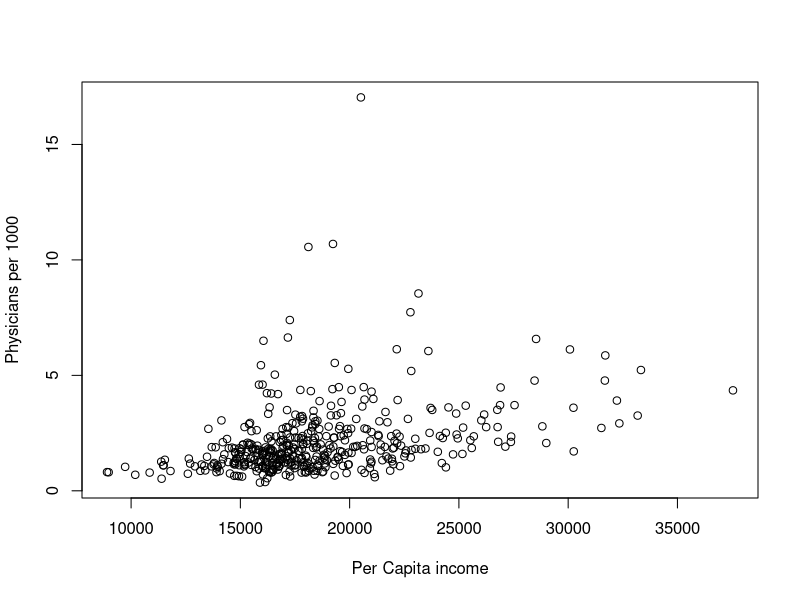
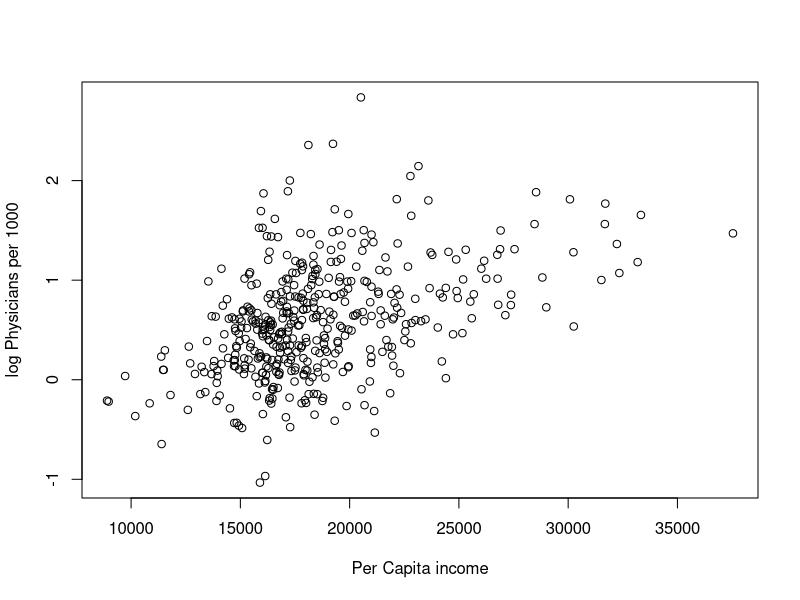
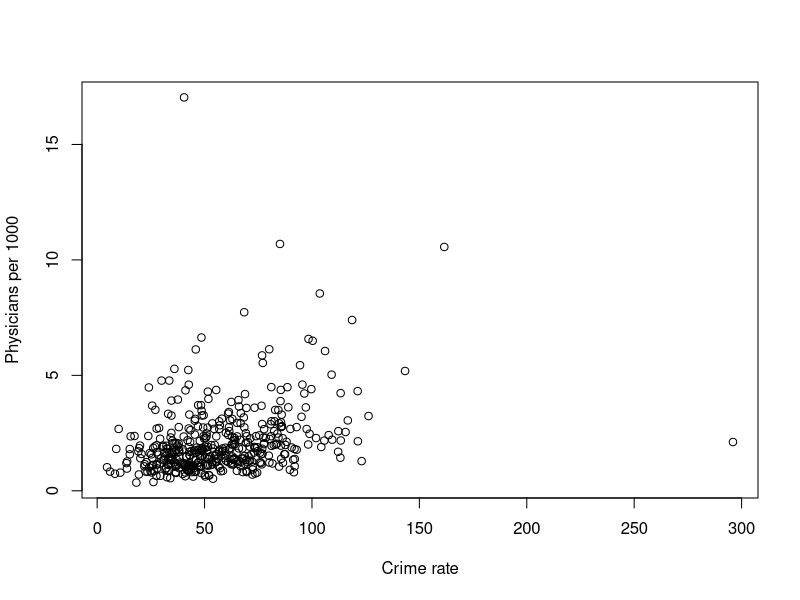
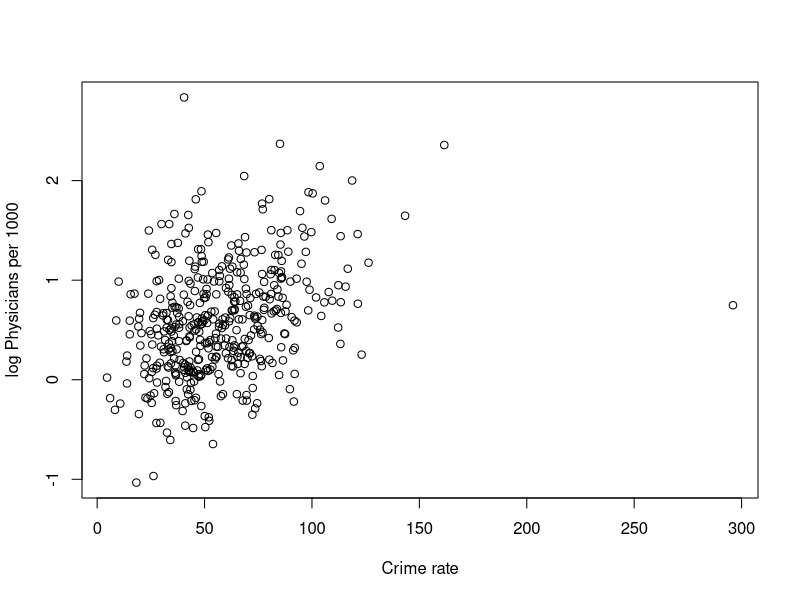
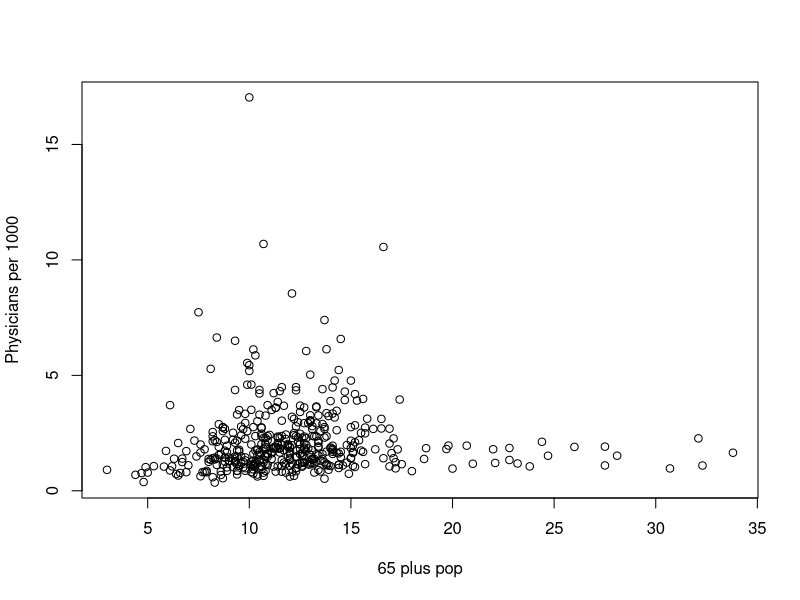
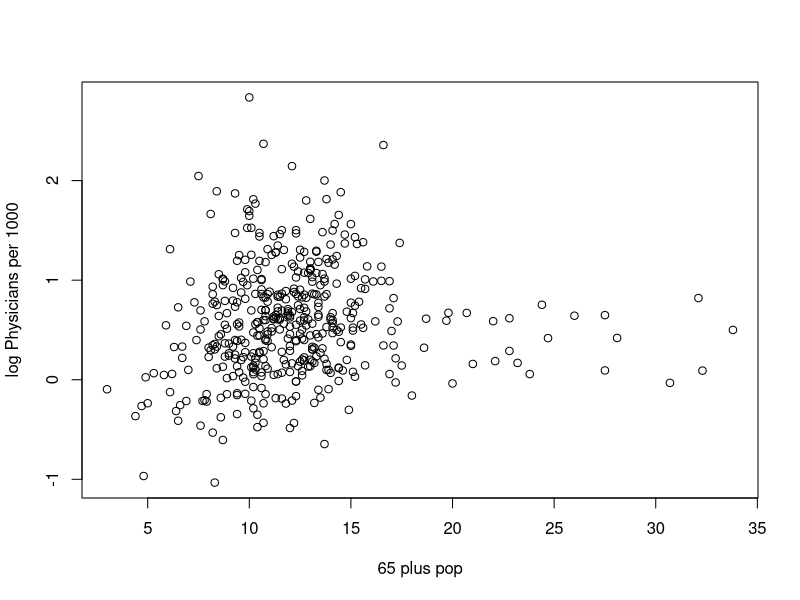
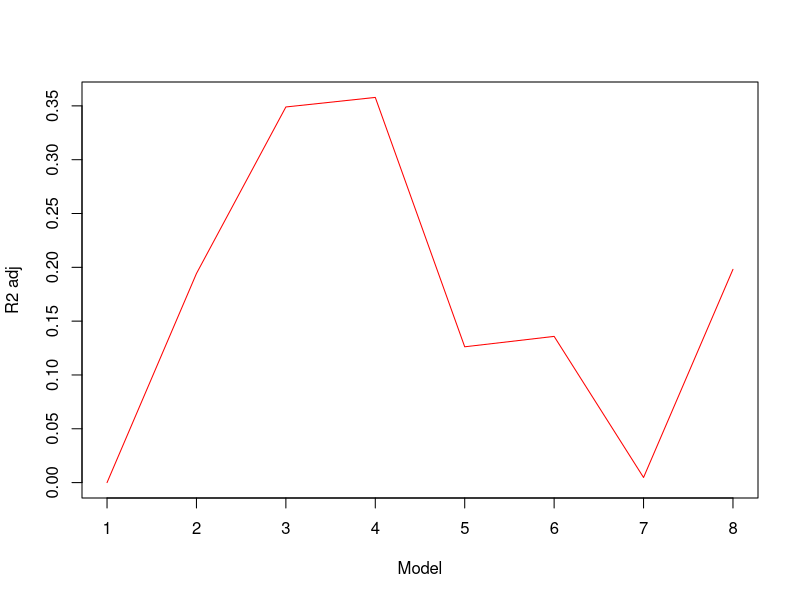
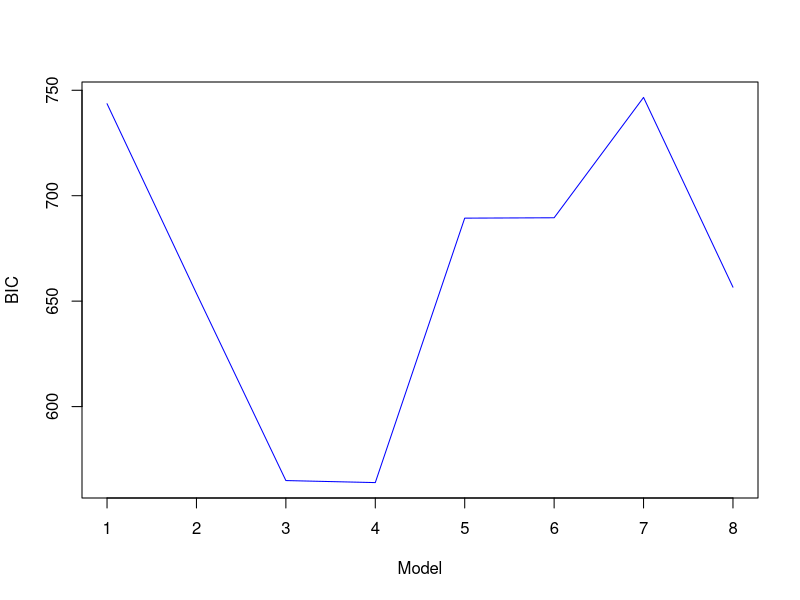

Reproduce these figures in R, in order. (Note: this script raises an error after producing the figures.)
cdi <- read.delim("CDI.txt")
cdi$region <- factor(cdi$region, levels=c(1,2,3,4),
                     labels=c("Northeast","Midwest","South","West"))
cdi$phys1000 <- 1000*cdi$phys/cdi$popul
cdi$crm1000 <- 1000*cdi$crimes/cdi$popul

# Plot phys1000 against each of percapitaincome, crm1000 and pop65plus. Also plot
# log(phys1000) against the others. Does is seem reasonable to take the log?
with(cdi, plot(phys1000 ~ percapitaincome, 
                xlab="Per Capita income", ylab="Physicians per 1000"))

with(cdi, plot(log(phys1000) ~ percapitaincome, 
               xlab="Per Capita income", ylab="log Physicians per 1000"))

with(cdi, plot(phys1000 ~ crm1000, 
               xlab="Crime rate", ylab="Physicians per 1000"))

with(cdi, plot(log(phys1000) ~ crm1000, 
               xlab="Crime rate", ylab="log Physicians per 1000"))

with(cdi, plot(phys1000 ~ pop65plus, 
               xlab="65 plus pop", ylab="Physicians per 1000"))

with(cdi, plot(log(phys1000) ~ pop65plus, 
               xlab="65 plus pop", ylab="log Physicians per 1000"))

# Yes it seems reasonable to take the log since the dependcy becomes more linear

#Use log(phys1000) as dependent variable and fit all 2p = 2^3 = 8 possible subsets of the three
#x-variables. We assume that we do not need any interaction terms. Calculate R^2_adj and BIC for
#each model. Which model is ???best????

model.1 = lm(log(phys1000) ~ 1, data=cdi)
model.2 = lm(log(phys1000) ~ percapitaincome, data=cdi) 
model.3 = lm(log(phys1000) ~ percapitaincome+crm1000, data=cdi) 
model.4 = lm(log(phys1000) ~ percapitaincome+crm1000+pop65plus, data=cdi) 
model.5 = lm(log(phys1000) ~ crm1000, data=cdi) 
model.6 = lm(log(phys1000) ~ crm1000+pop65plus, data=cdi) 
model.7 = lm(log(phys1000) ~ pop65plus, data=cdi) 
model.8 = lm(log(phys1000) ~ pop65plus+percapitaincome, data=cdi) 

# R-squared adjusted
r2adj = c(summary(model.1)$adj.r.squared, 
          summary(model.2)$adj.r.squared,
          summary(model.3)$adj.r.squared, 
          summary(model.4)$adj.r.squared,
          summary(model.5)$adj.r.squared,
          summary(model.6)$adj.r.squared,
          summary(model.7)$adj.r.squared,
          summary(model.8)$adj.r.squared)

# BIC 
bic <- c(AIC(model.1,model.2,model.3, model.4, model.5,
            model.6, model.7, model.8, k=log(nrow(cdi))))

crit.models <- data.frame(r2adj, bic)
plot(crit.models$r2adj, type='l', xlab='Model', ylab='R2 adj', col='red')
plot(crit.models$AIC, type='l', xlab='Model', ylab='BIC', col='blue')

# Model 3 with per capita income and crime rate seems to be the best overall

#Use the largest model and plot the leverage, vii, both in order (against i) and against each of the
#three x-variables. Is there any observation with a dangerously large leverage? Try to identify in
#which variable the problem lies. Find out which county this is.

v <- hatvalues(model.4) # leverage
plot(v, xlab='i', ylab='Leverage')
plot(v~cdi$percapitaincome, xlab='Per capita income', ylab='Leverage')
plot(v~cdi$crm1000, xlab='Crime rate', ylab='Leverage')
plot(v~cdi$pop65plus, xlab='65 plus pop', ylab='Leverage')


cdi[which(v>0.15),2] 

# Kings county seems to be the outlier since their crime rate is insane

#Calculate the studentized residuals, r???i, and plot them against each of the three x-variables. Also
#plot them against the predicted values, Y??i. Any problems?

r_stud <- rstudent(model.4) # studentised residuals
plot(r_stud, xlab='i', ylab='Studentised res')
abline(h=0)
abline(h=c(-2,2),col="red")
plot(r_stud~cdi$percapitaincome, xlab='Per capita income', ylab='Studentised res')
abline(h=0)
abline(h=c(-2,2),col="red")
plot(r_stud~cdi$crm1000, xlab='Crime rate', ylab='Studentised res')
abline(h=0)
abline(h=c(-2,2),col="red")
plot(r_stud~cdi$pop65plus, xlab='65 plus pop', ylab='Studentised res')
abline(h=0)
abline(h=c(-2,2),col="red")
plot(r_stud~model.4$fit, xlab='Fitted values', ylab='Studentised res')
abline(h=0)
abline(h=c(-2,2),col="red")

# Seems like there is some structural problem in the model since many studentised residuals 
# are very high. Also, the King's county data point seems to be very low. 

#Look at the s(i) used in the studentized residuals. Which county produced the largest decrease
#when left out? What about the problematic one from (c)?

infl <- influence(model.4) # will calculate basic influence measures
s_i <- infl$sigma #a vector whose i-th element contains the estimate of the
#residual standard deviation obtained when the i-th case is dropped from the regression

plot(s_i) 
cdi[which(s_i<0.438),2] 

# The little bastard of King's county is one of the problematic points. 
# Olmsted county is also a bitch. 

#Calculate Cook???s distance, Di and plot it against the x-variables. Any problems? What about the
#problematic counties from (c) and (e)?

D <- cooks.distance(model.4)
plot(D)
abline(h=4/nrow(cdi), col='red')
abline(h=1, col='green')
cdi[which(D>0.8),2] # The sucker King's county is there again, Olmsted seems cool. 
sum(count(which(D>4/nrow(cdi)))$freq) # 27 little try-hards have Cook's distance above 4/n

#Calculate the DFBETAj and plot each one of them. Which of the ??-parameters have been most
#influenced by the problematic counties?

dfb <- dfbetas(model.4)
plot(dfb[,1]) # King's increase the intercept strongly
plot(dfb[,2]) 
plot(dfb[,3]) # Kings's decrease crime rate strongly
plot(dfb[,4])

